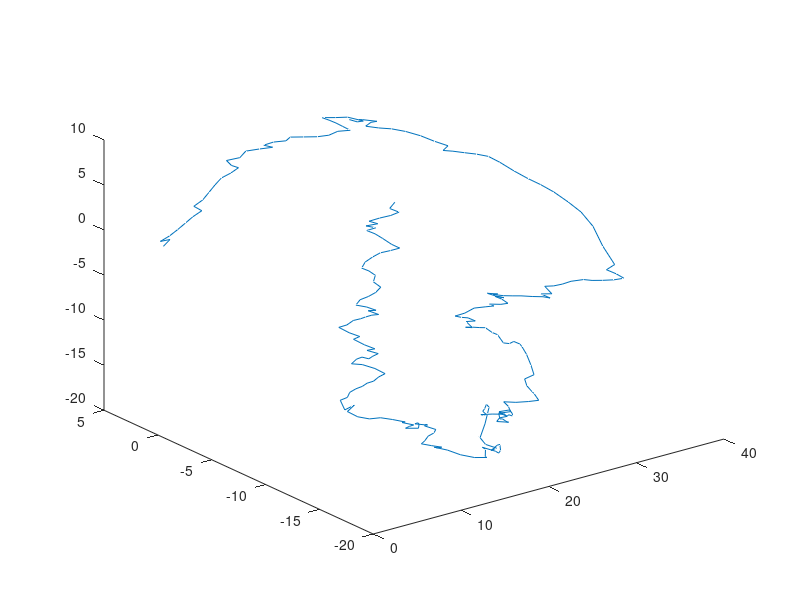

MATLAB code for this plot:
%%%%%%%
% Hello SLaM 
% Visualization of the trajectory of the camera.
%%%%%%%

%%
clear;
clc;

load('RT.mat');
traj = [0;0;0;1];
for iter= 1:length(RT)
    traj = [traj [RT{iter};0 0 0 1] * traj(:,iter)];
end

plot3(traj(1,1),traj(2,1),traj(3,1),'x');
plot3(traj(1,2:end),traj(2,2:end),traj(3,2:end));